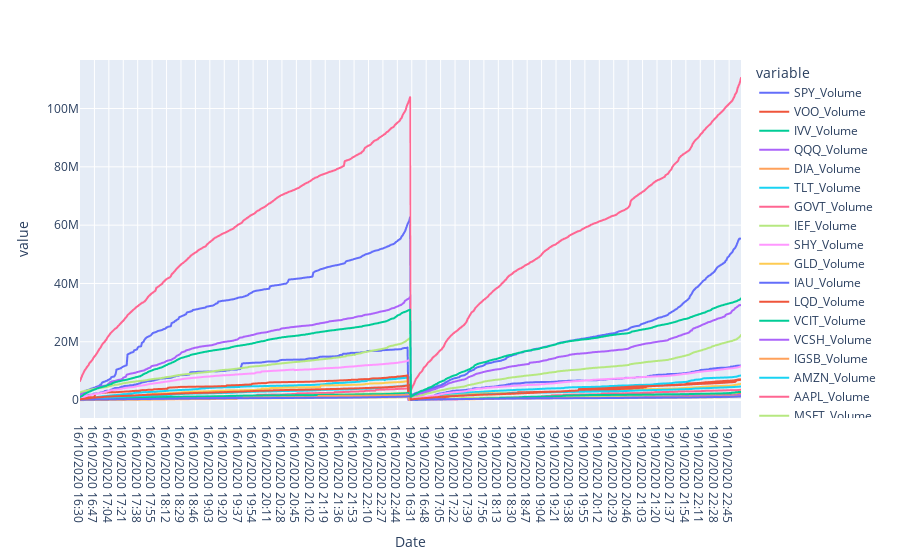

The notebook cell saved with this chart:
### Code cell
px.line(
    df_stocks,
    x='Date',
    y=list_of_graphs
)

### Figure 1 — Plotly figure (JSON) as saved in the notebook; plotly's stock layout.template omitted (floating-point values rounded to 4 significant figures; data arrays with more than 128 entries replaced by an {"elided": "..."} marker saying what was removed)
{"data": [{"hovertemplate": "variable=SPY_Volume<br>Date=%{x}<br>value=%{y}<extra></extra>", "legendgroup": "SPY_Volume", "line": {"color": "#636efa", "dash": "solid"}, "mode": "lines", "name": "SPY_Volume", "showlegend": true, "type": "scattergl", "x": {"elided": "780 str values"}, "xaxis": "x", "y": {"elided": "780 float values"}, "yaxis": "y"}, {"hovertemplate": "variable=VOO_Volume<br>Date=%{x}<br>value=%{y}<extra></extra>", "legendgroup": "VOO_Volume", "line": {"color": "#EF553B", "dash": "solid"}, "mode": "lines", "name": "VOO_Volume", "showlegend": true, "type": "scattergl", "x": {"elided": "780 str values"}, "xaxis": "x", "y": {"elided": "780 float values"}, "yaxis": "y"}, {"hovertemplate": "variable=IVV_Volume<br>Date=%{x}<br>value=%{y}<extra></extra>", "legendgroup": "IVV_Volume", "line": {"color": "#00cc96", "dash": "solid"}, "mode": "lines", "name": "IVV_Volume", "showlegend": true, "type": "scattergl", "x": {"elided": "780 str values"}, "xaxis": "x", "y": {"elided": "780 float values"}, "yaxis": "y"}, {"hovertemplate": "variable=QQQ_Volume<br>Date=%{x}<br>value=%{y}<extra></extra>", "legendgroup": "QQQ_Volume", "line": {"color": "#ab63fa", "dash": "solid"}, "mode": "lines", "name": "QQQ_Volume", "showlegend": true, "type": "scattergl", "x": {"elided": "780 str values"}, "xaxis": "x", "y": {"elided": "780 float values"}, "yaxis": "y"}, {"hovertemplate": "variable=DIA_Volume<br>Date=%{x}<br>value=%{y}<extra></extra>", "legendgroup": "DIA_Volume", "line": {"color": "#FFA15A", "dash": "solid"}, "mode": "lines", "name": "DIA_Volume", "showlegend": true, "type": "scattergl", "x": {"elided": "780 str values"}, "xaxis": "x", "y": {"elided": "780 float values"}, "yaxis": "y"}, {"hovertemplate": "variable=TLT_Volume<br>Date=%{x}<br>value=%{y}<extra></extra>", "legendgroup": "TLT_Volume", "line": {"color": "#19d3f3", "dash": "solid"}, "mode": "lines", "name": "TLT_Volume", "showlegend": true, "type": "scattergl", "x": {"elided": "780 str values"}, "xaxis": "x", "y": {"elided": "780 float values"}, "yaxis": "y"}, {"hovertemplate": "variable=GOVT_Volume<br>Date=%{x}<br>value=%{y}<extra></extra>", "legendgroup": "GOVT_Volume", "line": {"color": "#FF6692", "dash": "solid"}, "mode": "lines", "name": "GOVT_Volume", "showlegend": true, "type": "scattergl", "x": {"elided": "780 str values"}, "xaxis": "x", "y": {"elided": "780 float values"}, "yaxis": "y"}, {"hovertemplate": "variable=IEF_Volume<br>Date=%{x}<br>value=%{y}<extra></extra>", "legendgroup": "IEF_Volume", "line": {"color": "#B6E880", "dash": "solid"}, "mode": "lines", "name": "IEF_Volume", "showlegend": true, "type": "scattergl", "x": {"elided": "780 str values"}, "xaxis": "x", "y": {"elided": "780 float values"}, "yaxis": "y"}, {"hovertemplate": "variable=SHY_Volume<br>Date=%{x}<br>value=%{y}<extra></extra>", "legendgroup": "SHY_Volume", "line": {"color": "#FF97FF", "dash": "solid"}, "mode": "lines", "name": "SHY_Volume", "showlegend": true, "type": "scattergl", "x": {"elided": "780 str values"}, "xaxis": "x", "y": {"elided": "780 float values"}, "yaxis": "y"}, {"hovertemplate": "variable=GLD_Volume<br>Date=%{x}<br>value=%{y}<extra></extra>", "legendgroup": "GLD_Volume", "line": {"color": "#FECB52", "dash": "solid"}, "mode": "lines", "name": "GLD_Volume", "showlegend": true, "type": "scattergl", "x": {"elided": "780 str values"}, "xaxis": "x", "y": {"elided": "780 float values"}, "yaxis": "y"}, {"hovertemplate": "variable=IAU_Volume<br>Date=%{x}<br>value=%{y}<extra></extra>", "legendgroup": "IAU_Volume", "line": {"color": "#636efa", "dash": "solid"}, "mode": "lines", "name": "IAU_Volume", "showlegend": true, "type": "scattergl", "x": {"elided": "780 str values"}, "xaxis": "x", "y": {"elided": "780 float values"}, "yaxis": "y"}, {"hovertemplate": "variable=LQD_Volume<br>Date=%{x}<br>value=%{y}<extra></extra>", "legendgroup": "LQD_Volume", "line": {"color": "#EF553B", "dash": "solid"}, "mode": "lines", "name": "LQD_Volume", "showlegend": true, "type": "scattergl", "x": {"elided": "780 str values"}, "xaxis": "x", "y": {"elided": "780 float values"}, "yaxis": "y"}, {"hovertemplate": "variable=VCIT_Volume<br>Date=%{x}<br>value=%{y}<extra></extra>", "legendgroup": "VCIT_Volume", "line": {"color": "#00cc96", "dash": "solid"}, "mode": "lines", "name": "VCIT_Volume", "showlegend": true, "type": "scattergl", "x": {"elided": "780 str values"}, "xaxis": "x", "y": {"elided": "780 float values"}, "yaxis": "y"}, {"hovertemplate": "variable=VCSH_Volume<br>Date=%{x}<br>value=%{y}<extra></extra>", "legendgroup": "VCSH_Volume", "line": {"color": "#ab63fa", "dash": "solid"}, "mode": "lines", "name": "VCSH_Volume", "showlegend": true, "type": "scattergl", "x": {"elided": "780 str values"}, "xaxis": "x", "y": {"elided": "780 float values"}, "yaxis": "y"}, {"hovertemplate": "variable=IGSB_Volume<br>Date=%{x}<br>value=%{y}<extra></extra>", "legendgroup": "IGSB_Volume", "line": {"color": "#FFA15A", "dash": "solid"}, "mode": "lines", "name": "IGSB_Volume", "showlegend": true, "type": "scattergl", "x": {"elided": "780 str values"}, "xaxis": "x", "y": {"elided": "780 float values"}, "yaxis": "y"}, {"hovertemplate": "variable=AMZN_Volume<br>Date=%{x}<br>value=%{y}<extra></extra>", "legendgroup": "AMZN_Volume", "line": {"color": "#19d3f3", "dash": "solid"}, "mode": "lines", "name": "AMZN_Volume", "showlegend": true, "type": "scattergl", "x": {"elided": "780 str values"}, "xaxis": "x", "y": {"elided": "780 int values"}, "yaxis": "y"}, {"hovertemplate": "variable=AAPL_Volume<br>Date=%{x}<br>value=%{y}<extra></extra>", "legendgroup": "AAPL_Volume", "line": {"color": "#FF6692", "dash": "solid"}, "mode": "lines", "name": "AAPL_Volume", "showlegend": true, "type": "scattergl", "x": {"elided": "780 str values"}, "xaxis": "x", "y": {"elided": "780 int values"}, "yaxis": "y"}, {"hovertemplate": "variable=MSFT_Volume<br>Date=%{x}<br>value=%{y}<extra></extra>", "legendgroup": "MSFT_Volume", "line": {"color": "#B6E880", "dash": "solid"}, "mode": "lines", "name": "MSFT_Volume", "showlegend": true, "type": "scattergl", "x": {"elided": "780 str values"}, "xaxis": "x", "y": {"elided": "780 int values"}, "yaxis": "y"}, {"hovertemplate": "variable=FB_Volume<br>Date=%{x}<br>value=%{y}<extra></extra>", "legendgroup": "FB_Volume", "line": {"color": "#FF97FF", "dash": "solid"}, "mode": "lines", "name": "FB_Volume", "showlegend": true, "type": "scattergl", "x": {"elided": "780 str values"}, "xaxis": "x", "y": {"elided": "780 float values"}, "yaxis": "y"}, {"hovertemplate": "variable=GOOG_Volume<br>Date=%{x}<br>value=%{y}<extra></extra>", "legendgroup": "GOOG_Volume", "line": {"color": "#FECB52", "dash": "solid"}, "mode": "lines", "name": "GOOG_Volume", "showlegend": true, "type": "scattergl", "x": {"elided": "780 str values"}, "xaxis": "x", "y": {"elided": "780 float values"}, "yaxis": "y"}, {"hovertemplate": "variable=GOOGL_Volume<br>Date=%{x}<br>value=%{y}<extra></extra>", "legendgroup": "GOOGL_Volume", "line": {"color": "#636efa", "dash": "solid"}, "mode": "lines", "name": "GOOGL_Volume", "showlegend": true, "type": "scattergl", "x": {"elided": "780 str values"}, "xaxis": "x", "y": {"elided": "780 float values"}, "yaxis": "y"}, {"hovertemplate": "variable=NFLX_Volume<br>Date=%{x}<br>value=%{y}<extra></extra>", "legendgroup": "NFLX_Volume", "line": {"color": "#EF553B", "dash": "solid"}, "mode": "lines", "name": "NFLX_Volume", "showlegend": true, "type": "scattergl", "x": {"elided": "780 str values"}, "xaxis": "x", "y": {"elided": "780 float values"}, "yaxis": "y"}, {"hovertemplate": "variable=TSLA_Volume<br>Date=%{x}<br>value=%{y}<extra></extra>", "legendgroup": "TSLA_Volume", "line": {"color": "#00cc96", "dash": "solid"}, "mode": "lines", "name": "TSLA_Volume", "showlegend": true, "type": "scattergl", "x": {"elided": "780 str values"}, "xaxis": "x", "y": {"elided": "780 float values"}, "yaxis": "y"}], "layout": {"autosize": true, "legend": {"title": {"text": "variable"}, "tracegroupgap": 0}, "margin": {"t": 60}, "xaxis": {"anchor": "y", "autorange": true, "domain": [0, 1], "range": [0, 779], "showspikes": false, "title": {"text": "Date"}, "type": "category"}, "yaxis": {"anchor": "x", "autorange": true, "domain": [0, 1], "range": [-6138000.0, 116600000.0], "showspikes": false, "title": {"text": "value"}, "type": "linear"}}}
